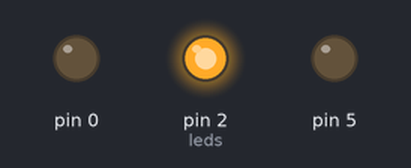
A sketch run on a simulated Arduino Uno, built with avr-gcc and run on an emulated ATmega328P. Shown: output pins drawn as LEDs (lit = HIGH).

Above: at 0.15 s.
At 0.45 s:
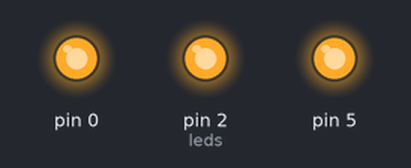
At 2.1 s:
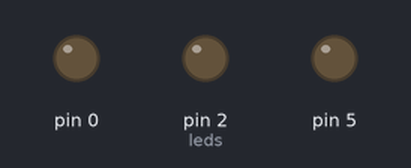
Timing chart, 0 to 3.0 s (numbered marks = the images above):
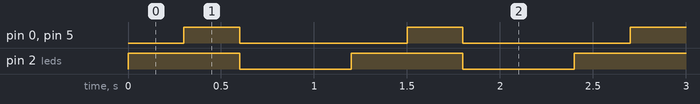

The sketch:

test_program.ino
```cpp
// GPIO pin definitions
const int LED_RED = 2;
const int LED_B1  = 44;
const int LED_B2  = 43;
const int LED_B3  = 42;

int leds[] = {LED_RED, LED_B1, LED_B2, LED_B3};
const int numLEDs = 4;

const int delayTime = 300; // milliseconds

void setup() {
  // Configure pins as outputs
  for (int i = 0; i < numLEDs; i++) {
    pinMode(leds[i], OUTPUT);
    digitalWrite(leds[i], LOW);
  }
}

void loop() {
  for (int i = 0; i < numLEDs; i++) {

    // Turn all LEDs off
    for (int j = 0; j < numLEDs; j++) {
      digitalWrite(leds[j], LOW);
    }

    // Turn current LED on
    digitalWrite(leds[i], HIGH);

    delay(delayTime);
  }
}
```

Measured:
- by itself, pin 0, pin 5: alternates HIGH for 0.30 s and LOW for 0.90 s
- by itself, pin 2 (leds): alternates HIGH for 0.60 s and LOW for 0.60 s
- by itself, everything shown: repeats every 1.2 s, in 3 steps
